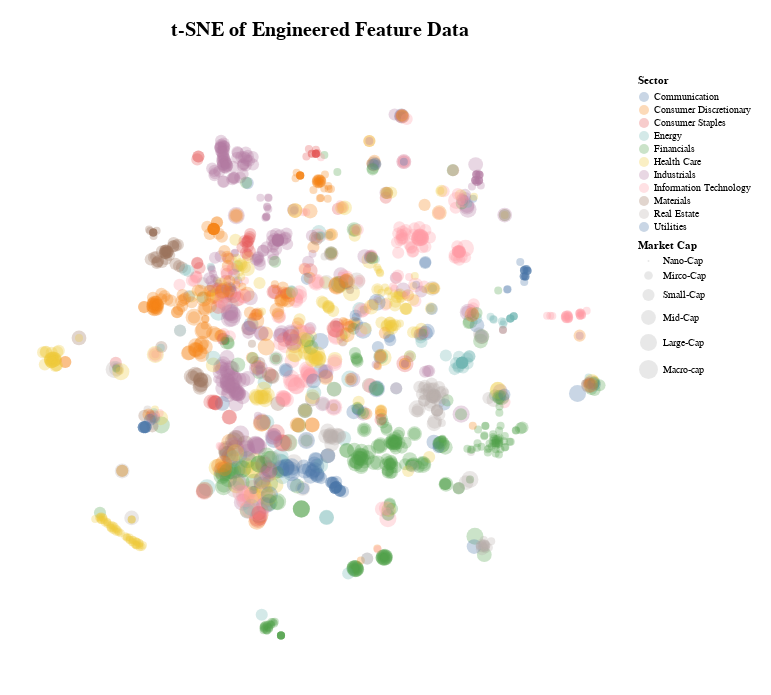

The cell this chart's notebook holds for it:
### Code cell
plot_cos_chart(perp_models[2])

### Figure 1 — Vega-Lite specification as saved in the notebook (floating-point values rounded to 4 significant figures; data arrays with more than 128 entries replaced by an {"elided": "..."} marker saying what was removed)
{"config": {"view": {"continuousWidth": 300, "continuousHeight": 300, "stroke": null}}, "data": {"name": "data-c1757c0807b6c03489e077da1d34f415"}, "mark": {"type": "circle", "opacity": 0.3, "size": 28}, "encoding": {"color": {"field": "Sector", "type": "nominal"}, "size": {"field": "Market Cap", "scale": {"domain": ["Nano-Cap", "Mirco-Cap", "Small-Cap", "Mid-Cap", "Large-Cap", "Macro-cap"]}, "sort": ["Nano-Cap", "Mirco-Cap", "Small-Cap", "Mid-Cap", "Large-Cap", "Macro-cap"], "type": "nominal"}, "tooltip": [{"field": "Sector", "type": "nominal"}, {"field": "Market Cap", "type": "nominal"}], "x": {"axis": null, "field": "tsne1", "title": "", "type": "quantitative"}, "y": {"axis": null, "field": "tsne2", "title": "", "type": "quantitative"}}, "height": 600, "padding": 20, "params": [{"name": "param_27", "select": {"type": "interval", "encodings": ["x", "y"]}, "bind": "scales"}], "title": {"text": "t-SNE of Engineered Feature Data", "fontSize": 20, "offset": 35}, "width": 600, "$schema": "https://vega.github.io/schema/vega-lite/v5.20.1.json", "datasets": {"data-c1757c0807b6c03489e077da1d34f415": {"elided": "1905 records"}}}
